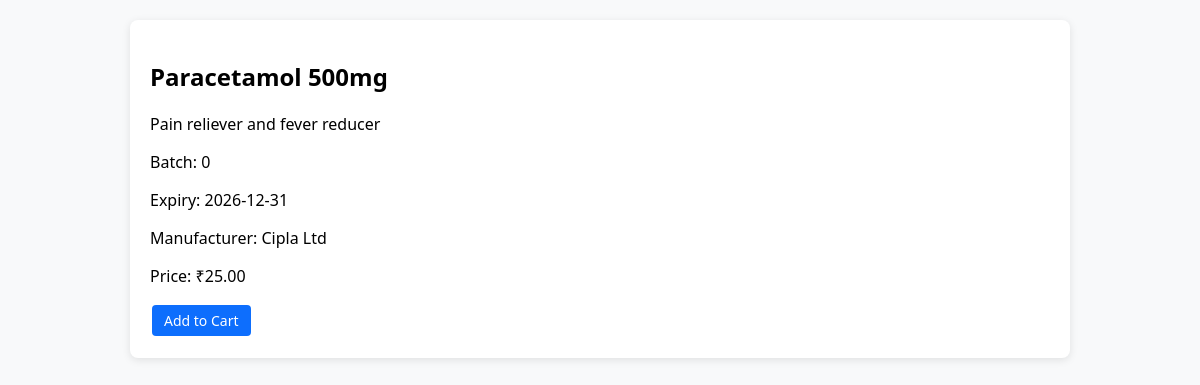
/product_details.php?id=1 (signed in), run on the app's committed database.
### tables this page shows
CREATE TABLE `products` (
  `id` int(11) NOT NULL,
  `name` varchar(100) DEFAULT NULL,
  `description` text DEFAULT NULL,
  `price` decimal(10,2) DEFAULT NULL,
  `stock` int(11) DEFAULT NULL,
  `batch_no` varchar(50) DEFAULT NULL,
  `expiry_date` date DEFAULT NULL,
  `manufacturer` varchar(100) DEFAULT NULL,
  `image` varchar(255) DEFAULT NULL
);

### product_details.php (the view, shortened to what this page needs)
<?php
include 'db.php';
$id = intval($_GET['id']);
$stmt = $conn->prepare("SELECT * FROM products WHERE id=?");
$stmt->bind_param("i", $id);
$stmt->execute();
$product = $stmt->get_result()->fetch_assoc();
?>
<!DOCTYPE html>
<html>
<head>
  <link rel="stylesheet" href="assets/css/style.css">
</head>
<body>
<div class="container">
  <h2><?php echo $product['name']; ?></h2>
  <p><?php echo $product['description']; ?></p>
  <p>Batch: <?php echo $product['batch_no']; ?></p>
  <p>Expiry: <?php echo $product['expiry_date']; ?></p>
  <p>Manufacturer: <?php echo $product['manufacturer']; ?></p>
  <p>Price: ₹<?php echo $product['price']; ?></p>
  <?php if (strtotime($product['expiry_date']) < time()): ?>
    <p style="color:red;"><strong>This medicine has expired and cannot be purchased.</strong></p>
  <?php else: ?>
    <a href="cart.php?add=<?php echo $product['id']; ?>" class="btn">Add to Cart</a>
  <?php endif; ?>
</div>
</body>
</html>

### assets/css/style.css (style rules this page uses)
body { font-family: 'Segoe UI', sans-serif; background: #f8f9fa; margin:0; padding:0; }
.container { max-width: 900px; margin: 20px auto; background: white; padding: 20px; border-radius: 8px; box-shadow: 0 2px 8px rgba(0,0,0,0.1); }
.btn { background: #0d6efd; color: white; padding: 8px 15px; border-radius: 4px; text-decoration: none; margin-right:10px; }
.btn { display: inline-block; padding: 6px 12px; margin: 2px; border-radius: 4px; text-decoration: none; font-size: 14px; }

### data on the page
products: name "Paracetamol 500mg", description "Pain reliever and fever reducer", batch_no "0", expiry_date "2026-12-31", manufacturer "Cipla Ltd", price "25.00"
